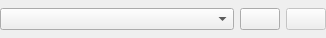
<?xml version="1.0" encoding="UTF-8"?>
<ui version="4.0" stdsetdef="1">
  <author></author>
  <comment></comment>
  <exportmacro>KST_EXPORT</exportmacro>
  <class>VectorSelector</class>
  <widget class="QWidget" name="VectorSelector">
    <property name="geometry">
      <rect>
        <x>0</x>
        <y>0</y>
        <width>326</width>
        <height>38</height>
      </rect>
    </property>
    <property name="whatsThis" stdset="0">
      <string>Select a vector to utilize.  If you wish to create a new vector, click on the icon to the right.</string>
    </property>
    <layout class="QHBoxLayout">
      <property name="margin">
        <number>0</number>
      </property>
      <item>
        <widget class="KstComboBox" name="_vector"/>
      </item>
      <item>
        <widget class="QPushButton" name="_newVector">
          <property name="sizePolicy">
            <sizepolicy>
              <hsizetype>0</hsizetype>
              <vsizetype>0</vsizetype>
              <horstretch>0</horstretch>
              <verstretch>0</verstretch>
            </sizepolicy>
          </property>
          <property name="text">
            <string/>
          </property>
          <property name="toolTip" stdset="0">
            <string>Create a new vector.</string>
          </property>
          <property name="whatsThis" stdset="0">
            <string>Opens a vector dialog to create a new vector, which will become the selected vector.</string>
          </property>
        </widget>
      </item>
      <item>
        <widget class="QPushButton" name="_editVector">
          <property name="enabled">
            <bool>false</bool>
          </property>
          <property name="sizePolicy">
            <sizepolicy>
              <hsizetype>0</hsizetype>
              <vsizetype>0</vsizetype>
              <horstretch>0</horstretch>
              <verstretch>0</verstretch>
            </sizepolicy>
          </property>
          <property name="text">
            <string/>
          </property>
          <property name="toolTip" stdset="0">
            <string>Edit selected vector.</string>
          </property>
          <property name="whatsThis" stdset="0">
            <string>Opens a vector dialog to edit selected vector.</string>
          </property>
        </widget>
      </item>
    </layout>
  </widget>
  <layoutdefault spacing="6" margin="11"/>
  <pixmapfunction>qPixmapFromMimeSource</pixmapfunction>
  <customwidgets>
    <customwidget>
      <class>KstComboBox</class>
      <extends>QComboBox</extends>
    </customwidget>
  </customwidgets>
  <includes>
    <include location="local">kstdatacollection.h</include>
    <include location="local">kstcombobox.h</include>
    <include location="global">kst_export.h</include>
  </includes>
  <connections>
  </connections>
</ui>
